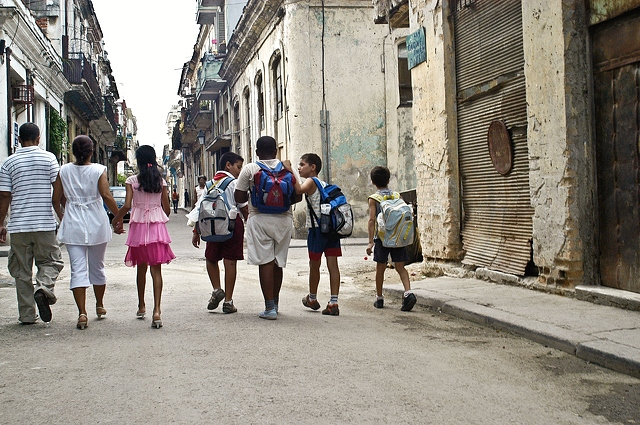
#> input picture 21-2 산업 컴퓨터비젼 실제/실습/data/people.jpg, 640 x 425 px, found by its file name
$ python 20211201-01.py
#> lines starting #> are read from the running program, lines starting #| are printed output that depends on the picture; after the words box and inside, x2 and y2 are one past the last pixel; in counts of white or black regions, pixels touching at a corner belong together
import cv2
import matplotlib.pyplot as plt

image = cv2.imread('../data/people.jpg')
#> image is the input picture: shape (425, 640, 3); mean B, G, R 129.8, 138.9, 144.9

hog = cv2.HOGDescriptor()
hog.setSVMDetector(cv2.HOGDescriptor.getDefaultPeopleDetector())

locations, weights = hog.detectMultiScale(image)
#> locations = [[276, 153, 93, 186], [102, 167, 93, 185], [170, 137, 104, 207], [346, 158, 93, 185], [25, 119, 120, 239], [211, 113, 121, 241]]; weights = [1.43, 1.44, 1.24, 0.514, 1.51, 1.08]

dbg_image = image.copy()
for loc in locations:
    cv2.rectangle(dbg_image, (loc[0], loc[1]),
                  (loc[0]+loc[2], loc[1]+loc[3]), (0, 255, 0), 2)
#> this loop made 6 passes
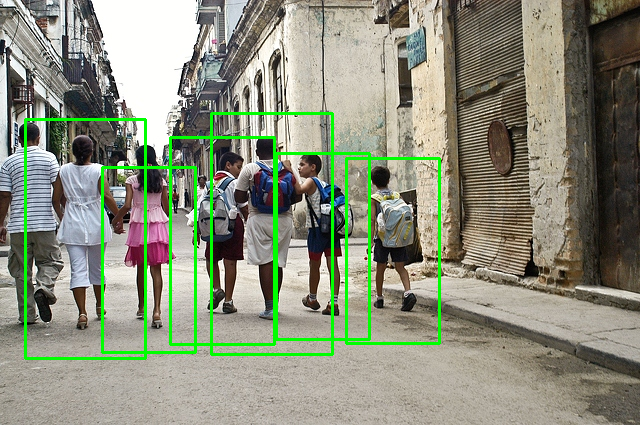
#> dbg_image: shape (425, 640, 3); 4.01% of pixels changed, all inside (x1, y1, x2, y2) = (24, 112, 441, 360)

plt.figure(figsize=(12,6))
plt.subplot(121)
plt.title('original')
plt.axis('off')
plt.imshow(image[:,:,[2,1,0]])
plt.subplot(122)
plt.title('detections')
plt.axis('off')
plt.imshow(dbg_image[:,:,[2,1,0]])
plt.tight_layout()
plt.show()
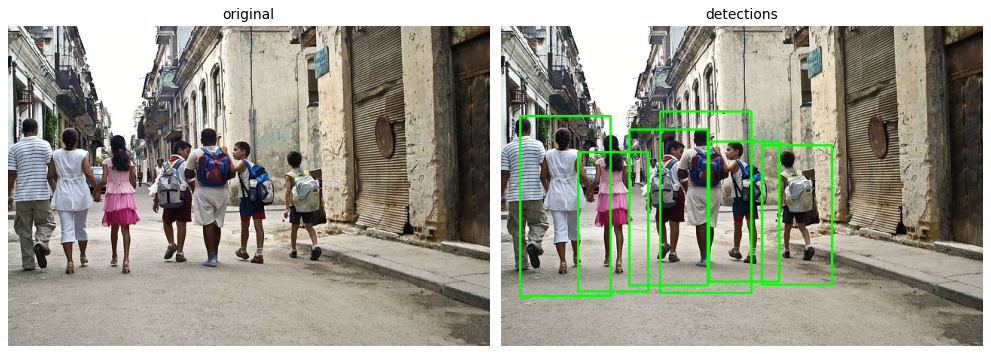
#> figure drawn by matplotlib, 2 panels

$ run again, with 21-2 산업 컴퓨터비젼 실제/실습/data/0.jpg copied over 21-2 산업 컴퓨터비젼 실제/실습/data/people.jpg
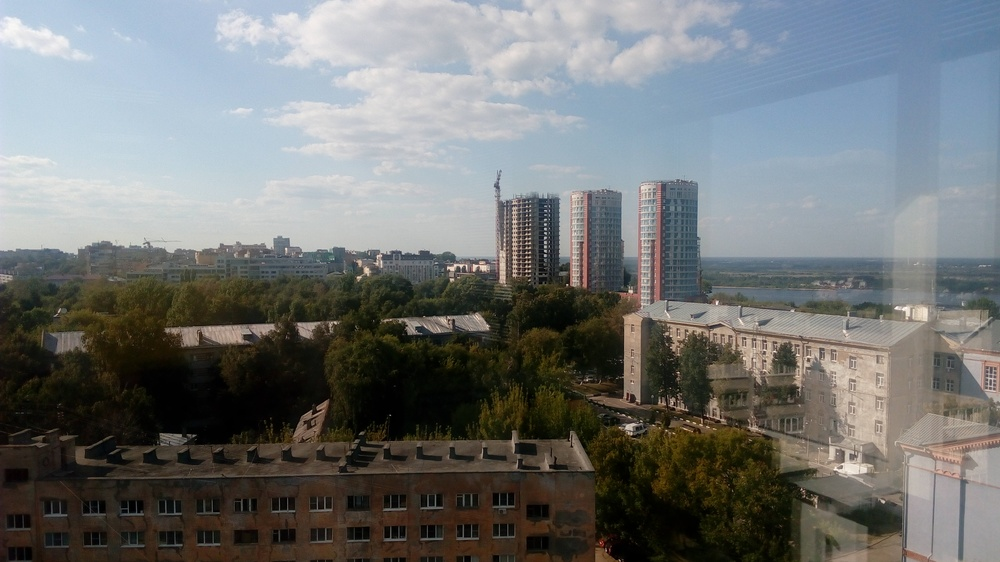
#> input picture 21-2 산업 컴퓨터비젼 실제/실습/data/0.jpg, 1000 x 562 px, shrunk from 4096 x 2304 before the run, found by its file name
#> image is the input picture: shape (562, 1000, 3); mean B, G, R 116.1, 116.4, 113.8
#> locations = ()
#> `plt.show()`:
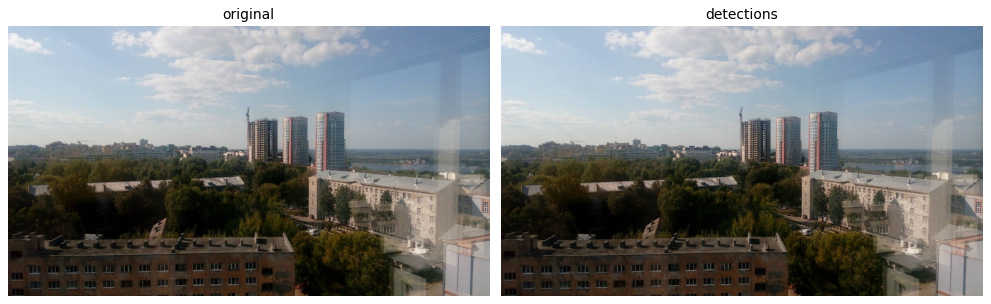
#> figure drawn by matplotlib, 2 panels

$ run again, with 21-2 산업 컴퓨터비젼 실제/실습/data/1.jpg copied over 21-2 산업 컴퓨터비젼 실제/실습/data/people.jpg
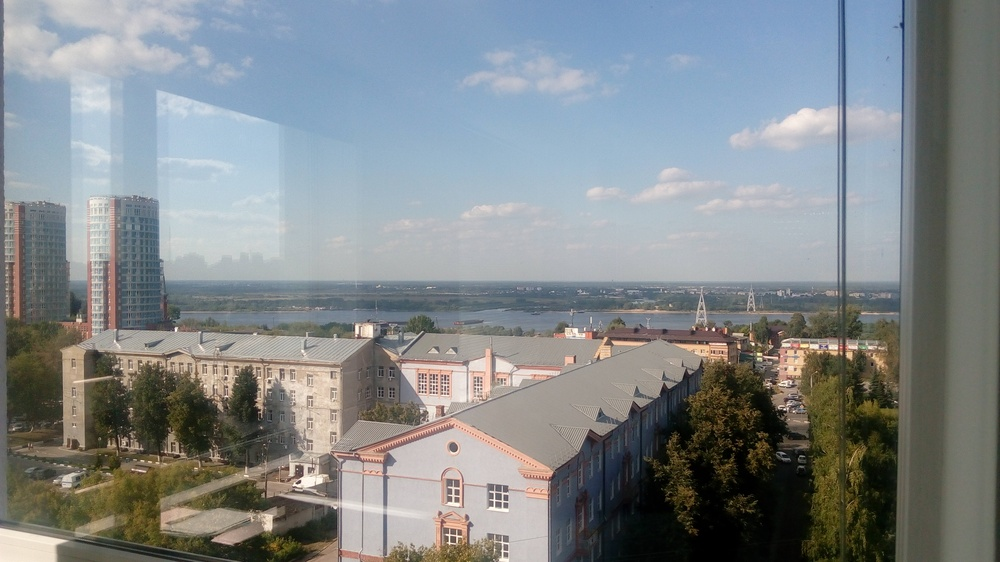
#> input picture 21-2 산업 컴퓨터비젼 실제/실습/data/1.jpg, 1000 x 562 px, shrunk from 4096 x 2304 before the run, found by its file name
#> image is the input picture: shape (562, 1000, 3); mean B, G, R 138.8, 136.4, 130.6
#> locations = ()
#> `plt.show()`:
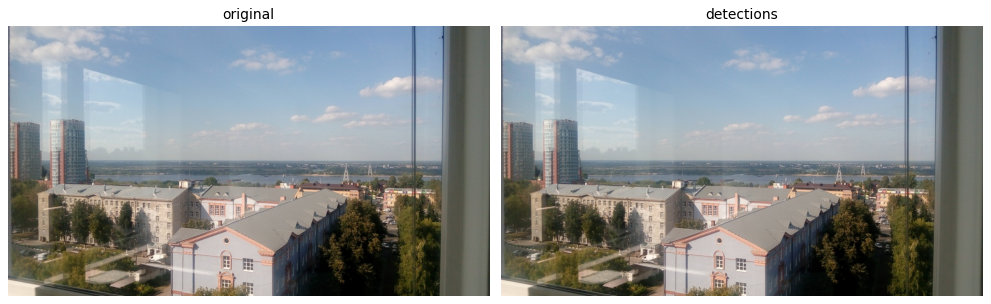
#> figure drawn by matplotlib, 2 panels

$ run again, with 21-2 산업 컴퓨터비젼 실제/실습/data/scenetext01.jpg copied over 21-2 산업 컴퓨터비젼 실제/실습/data/people.jpg
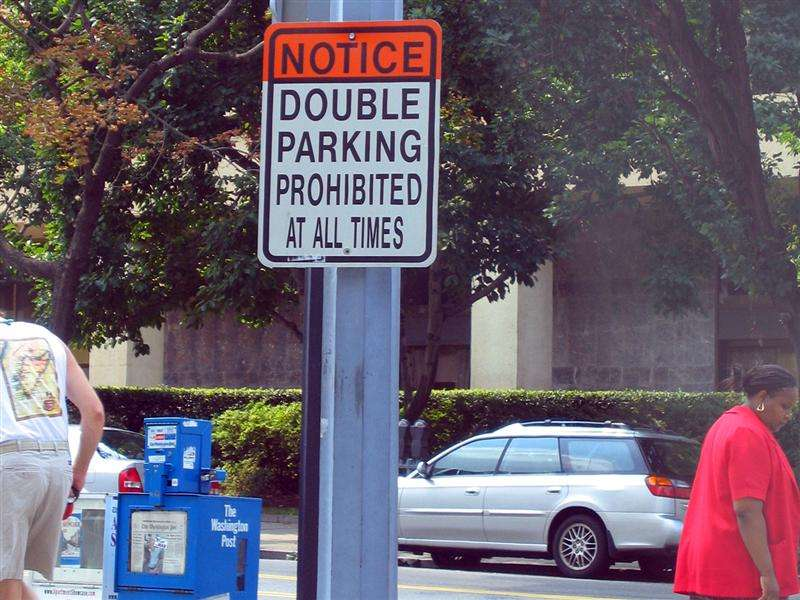
#> input picture 21-2 산업 컴퓨터비젼 실제/실습/data/scenetext01.jpg, 800 x 600 px, found by its file name
#> image is the input picture: shape (600, 800, 3); mean B, G, R 108.1, 94.7, 105.4
#> locations = ()
#> `plt.show()`:
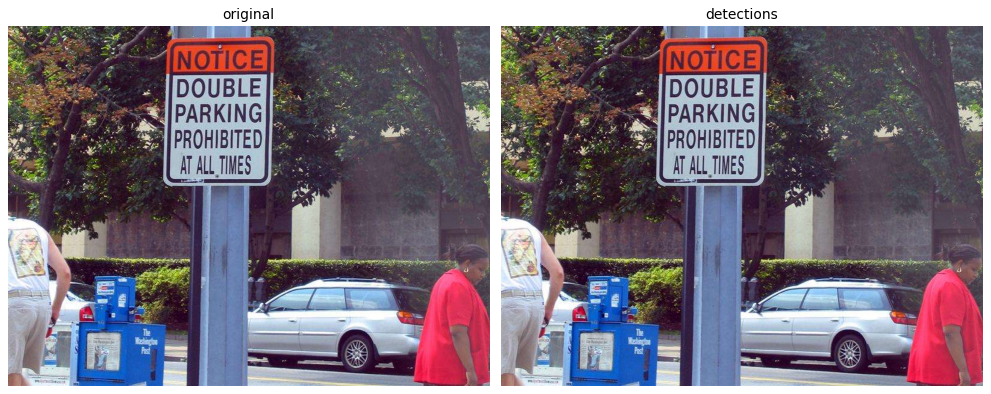
#> figure drawn by matplotlib, 2 panels
